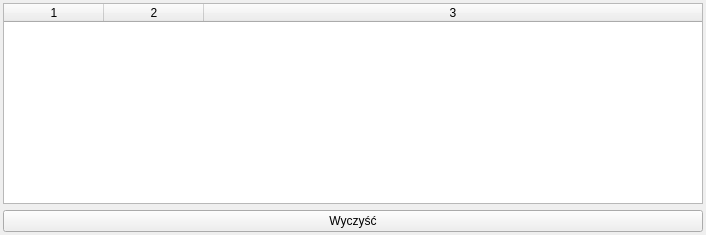
<?xml version="1.0" encoding="UTF-8"?>
<ui version="4.0">
 <class>LogConsoleWidget</class>
 <widget class="QWidget" name="LogConsoleWidget">
  <property name="geometry">
   <rect>
    <x>0</x>
    <y>0</y>
    <width>706</width>
    <height>235</height>
   </rect>
  </property>
  <property name="windowTitle">
   <string>Form</string>
  </property>
  <layout class="QVBoxLayout" name="verticalLayout">
   <property name="leftMargin">
    <number>3</number>
   </property>
   <property name="topMargin">
    <number>3</number>
   </property>
   <property name="rightMargin">
    <number>3</number>
   </property>
   <property name="bottomMargin">
    <number>3</number>
   </property>
   <item>
    <widget class="QTableWidget" name="tbLogConsole">
     <property name="minimumSize">
      <size>
       <width>700</width>
       <height>200</height>
      </size>
     </property>
     <property name="autoScroll">
      <bool>true</bool>
     </property>
     <property name="verticalScrollMode">
      <enum>QAbstractItemView::ScrollPerPixel</enum>
     </property>
     <property name="columnCount">
      <number>3</number>
     </property>
     <attribute name="horizontalHeaderVisible">
      <bool>true</bool>
     </attribute>
     <attribute name="horizontalHeaderCascadingSectionResizes">
      <bool>false</bool>
     </attribute>
     <attribute name="horizontalHeaderMinimumSectionSize">
      <number>30</number>
     </attribute>
     <attribute name="horizontalHeaderDefaultSectionSize">
      <number>100</number>
     </attribute>
     <attribute name="horizontalHeaderHighlightSections">
      <bool>false</bool>
     </attribute>
     <attribute name="horizontalHeaderShowSortIndicator" stdset="0">
      <bool>false</bool>
     </attribute>
     <attribute name="horizontalHeaderStretchLastSection">
      <bool>true</bool>
     </attribute>
     <attribute name="verticalHeaderVisible">
      <bool>false</bool>
     </attribute>
     <column/>
     <column/>
     <column/>
    </widget>
   </item>
   <item>
    <widget class="QPushButton" name="btnClear">
     <property name="text">
      <string>Wyczyść</string>
     </property>
    </widget>
   </item>
  </layout>
 </widget>
 <resources/>
 <connections/>
</ui>
